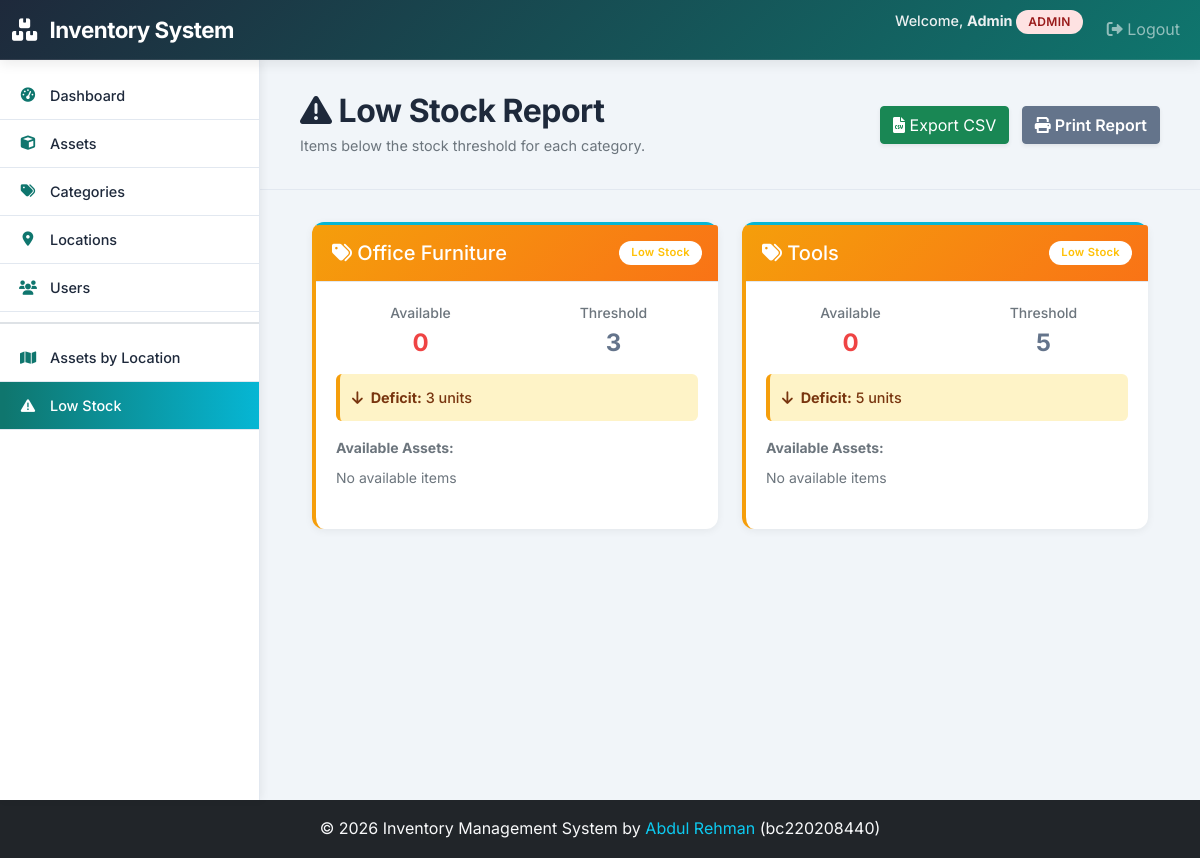
The page /reports/low-stock/ (signed in) on the database its author committed.
### assets/models.py (models this page shows, shortened)
class CustomUser(AbstractUser):
    ROLE_CHOICES = (
        ('ADMIN', 'Admin'),
        ('MANAGER', 'Manager'),
        ('VIEWER', 'Viewer'),
    )
    role = models.CharField(max_length=10, choices=ROLE_CHOICES, default='VIEWER')

class Category(models.Model):
    name = models.CharField(max_length=100, unique=True)
    description = models.TextField(blank=True, null=True)
    low_stock_threshold = models.IntegerField(default=5, help_text="Low stock alert threshold")
    created_at = models.DateTimeField(auto_now_add=True)
    updated_at = models.DateTimeField(auto_now=True)
    class Meta:
        ordering = ['name']
        verbose_name_plural = 'Categories'

### assets/views.py (the view)
# urls.py: path('reports/low-stock/', views.LowStockReportView.as_view(), name='report_low_stock'),
class LowStockReportView(LoginRequiredMixin, View):
    template_name = "assets/report_low_stock.html"
    def get(self, request):
        low_stock_data = []
        for category in Category.objects.all():
            available_assets = category.assets.filter(status="AVAILABLE")
            available_quantity = available_assets.aggregate(total=Sum("quantity"))["total"] or 0
            if available_quantity < category.low_stock_threshold:
                deficit = max(0, category.low_stock_threshold - available_quantity)
                low_stock_data.append({
                    "category": category,
                    "available": available_quantity,
                    "threshold": category.low_stock_threshold,
                    "deficit": deficit,
                    "assets": available_assets[:5],
                })
        context = {"low_stock_items": low_stock_data}
        return render(request, self.template_name, context)

### templates/assets/report_low_stock.html (shortened to what this page needs)
{% extends 'base.html' %}
{% block content %}
<div class="page-header">
    <div class="row align-items-center">
        <div class="col">
            <h2><i class="fas fa-exclamation-triangle"></i> Low Stock Report</h2>
            <p class="text-muted">Items below the stock threshold for each category.</p>
        </div>
        {% if low_stock_items %}
            <div class="col-auto">
                <a href="{% url 'export_low_stock' %}" class="btn btn-success shadow-sm me-2">
                    <i class="fas fa-file-csv"></i> Export CSV
                </a>
                <button onclick="window.print()" class="btn btn-secondary shadow-sm">
                    <i class="fas fa-print"></i> Print Report
                </button>
            </div>
        {% endif %}
    </div>
</div>
{% if low_stock_items %}
    <div class="row">
        {% for item in low_stock_items %}
            <div class="col-md-6 mb-4">
                <div class="card h-100" style="border-left: 4px solid {% if item.deficit > 0 %}#f59e0b{% else %}#10b981{% endif %};">
                    <div class="card-header" style="background: linear-gradient(135deg, {% if item.deficit > 0 %}#f59e0b 0%, #f97316{% else %}#10b981 0%, #059669{% endif %} 100%); color: white;">
                        <h5 class="mb-0">
                            <i class="fas fa-tags"></i> {{ item.category.name }}
                            {% if item.deficit == 0 %}
                                <span class="badge bg-white text-success float-end" style="font-size: 0.7rem;">In Stock</span>
                            {% else %}
                                <span class="badge bg-white text-warning float-end" style="font-size: 0.7rem;">Low Stock</span>
                            {% endif %}
                        </h5>
                    </div>
                    <div class="card-body">
                        <div class="row mb-3">
                            <div class="col-6 text-center">
                                <p class="text-muted small mb-1" style="font-weight: 500;">Available</p>
                                <h4 class="mb-0" style="color: {% if item.deficit > 0 %}#ef4444{% else %}#10b981{% endif %}; font-weight: 700;">{{ item.available }}</h4>
                            </div>
                            <div class="col-6 text-center">
                                <p class="text-muted small mb-1" style="font-weight: 500;">Threshold</p>
                                <h4 class="mb-0" style="color: #64748b; font-weight: 700;">{{ item.threshold }}</h4>
                            </div>
                        </div>
                        {% if item.deficit > 0 %}
                            <div class="alert" style="background-color: #fef3c7; border-left: 4px solid #f59e0b; color: #78350f; margin-bottom: 16px; padding: 12px; border-radius: 6px; font-size: 0.9rem;">
                                <i class="fas fa-arrow-down me-1"></i> <strong>Deficit:</strong> {{ item.deficit }} unit{{ item.deficit|pluralize }}
                            </div>
                        {% else %}
                            <div class="alert" style="background-color: #d1fae5; border-left: 4px solid #10b981; color: #065f46; margin-bottom: 16px; padding: 12px; border-radius: 6px; font-size: 0.9rem;">
                                <i class="fas fa-check-circle me-1"></i> <strong>Sufficient Stock</strong>
                            </div>
                        {% endif %}
                        <p class="text-muted small mb-2"><strong>Available Assets:</strong></p>
                        <ul class="list-unstyled small mb-0">
                            {% for asset in item.assets %}
                                <li class="mb-2 d-flex align-items-center justify-content-between" style="color: #475569;">
                                    <span><i class="fas fa-cube me-2" style="color: #0f766e;"></i> {{ asset.name }}</span>
                                    <code class="ms-2" style="background-color: #f1f5f9; padding: 2px 6px; border-radius: 4px; font-size: 0.75rem;">{{ asset.serial_number }}</code>
                                </li>
                            {% empty %}
                                <li class="text-muted italic">No available items</li>
                            {% endfor %}
                        </ul>
                    </div>
                </div>
            </div>
        {% endfor %}
    </div>
{% else %}
    <div class="alert" style="background-color: #d1fae5; border-left: 4px solid #10b981; color: #065f46;">
        <i class="fas fa-check-circle"></i> <strong>All categories are stocked!</strong>
        No items are below the stock threshold.
    </div>
{% endif %}
{% endblock %}

### templates/base.html (shortened to what this page needs)
<!DOCTYPE html>
<html lang="en">
<head>
    <link href="https://cdn.jsdelivr.net/npm/bootstrap@5.1.3/dist/css/bootstrap.min.css" rel="stylesheet">
    <link href="https://cdnjs.cloudflare.com/ajax/libs/font-awesome/6.0.0/css/all.min.css" rel="stylesheet">
</head>
<body>
    <nav class="navbar navbar-expand-lg navbar-dark fixed-top" style="z-index: 1050; height: 60px;">
        <div class="container-fluid">
            <a class="navbar-brand" href="{% url 'dashboard' %}">
                <i class="fas fa-boxes"></i> <span class="d-none d-sm-inline">Inventory System</span><span class="d-inline d-sm-none">IMS</span>
            </a>
            <div class="collapse navbar-collapse" id="navbarNav">
                <ul class="navbar-nav ms-auto">
                    {% if user.is_authenticated %}
                        <li class="nav-item">
                            <span class="navbar-text me-lg-3 d-block py-2 py-lg-0">
                                Welcome, <strong>{{ user.first_name|default:user.username }}</strong>
                                <span class="badge role-{{ user.role|lower }}">{{ user.role }}</span>
                            </span>
                        </li>
                        <li class="nav-item">
                            <a class="nav-link" href="{% url 'logout' %}">
                                <i class="fas fa-sign-out-alt"></i> Logout
                            </a>
                        </li>
                    {% else %}
                        <li class="nav-item">
                            <a class="nav-link" href="{% url 'login' %}">Login</a>
                        </li>
                    {% endif %}
                </ul>
            </div>
        </div>
    </nav>
    {% if user.is_authenticated %}
        <div class="sidebar" id="sidebar" style="height: calc(100vh - 60px);">
            <ul class="sidebar-menu">
                <li>
                    <a href="{% url 'dashboard' %}" {% if request.resolver_match.url_name == 'dashboard' %}class="active"{% endif %}>
                        <i class="fas fa-tachometer-alt"></i> Dashboard
                    </a>
                </li>
                <li>
                    <a href="{% url 'asset_list' %}" {% if 'asset' in request.resolver_match.url_name %}class="active"{% endif %}>
                        <i class="fas fa-cube"></i> Assets
                    </a>
                </li>
                <li>
                    <a href="{% url 'category_list' %}" {% if 'category' in request.resolver_match.url_name %}class="active"{% endif %}>
                        <i class="fas fa-tags"></i> Categories
                    </a>
                </li>
                <li>
                    <a href="{% url 'location_list' %}" {% if 'location' in request.resolver_match.url_name %}class="active"{% endif %}>
                        <i class="fas fa-map-marker-alt"></i> Locations
                    </a>
                </li>
                {% if user.role == 'ADMIN' %}
                    <li>
                        <a href="{% url 'user_list' %}" {% if 'user' in request.resolver_match.url_name %}class="active"{% endif %}>
                            <i class="fas fa-users"></i> Users
                        </a>
                    </li>
                {% endif %}
                <li style="border-bottom: 2px solid #dee2e6; margin: 10px 0;"></li>
                <li>
                    <a href="{% url 'report_assets_by_location' %}" {% if 'report_assets_by_location' in request.resolver_match.url_name %}class="active"{% endif %}>
                        <i class="fas fa-map"></i> Assets by Location
                    </a>
                </li>
                <li>
                    <a href="{% url 'report_low_stock' %}" {% if 'report_low_stock' in request.resolver_match.url_name %}class="active"{% endif %}>
                        <i class="fas fa-exclamation-triangle"></i> Low Stock
                    </a>
                </li>
            </ul>
        </div>
        <div class="main-content">
            {% block content %}{% endblock %}
        </div>
    {% else %}
        <div class="container" style="margin-top: 80px;">
        </div>
    {% endif %}
    <footer class="bg-dark text-light text-center py-3 mt-auto">
        <div class="container">
            <p class="mb-0">&copy; 2026 Inventory Management System by <a href="https://abdulrehmansarwar.vercel.app" class="text-info text-decoration-none" target="_blank">Abdul Rehman</a> (bc220208440)</p>
        </div>
    </footer>
</body>
</html>

### templates/base.html (style rules this page uses)
:root { --primary-color: #1e293b; --secondary-color: #0f766e; --accent-color: #06b6d4; --success-color: #10b981; --danger-color: #ef4444; --warning-color: #f59e0b; --bg-light: #f1f5f9; --card-bg: #ffffff; --border-color: #e2e8f0; }
* { font-family: 'Inter', sans-serif; }
body { font-family: 'Inter', sans-serif; background-color: var(--bg-light); color: var(--primary-color); line-height: 1.6; }
.navbar { background: linear-gradient(135deg, var(--primary-color) 0%, var(--secondary-color) 100%); box-shadow: 0 4px 12px rgba(0, 0, 0, 0.08); padding: 12px 0; border-bottom: 1px solid rgba(255, 255, 255, 0.1); }
.navbar-brand { font-weight: 700; font-size: 1.4rem; letter-spacing: -0.5px; color: white !important; }
.navbar-brand i { margin-right: 8px; }
.sidebar { background-color: var(--card-bg); height: calc(100vh - 60px); position: fixed; left: 0; top: 60px; width: 260px; overflow-y: auto; box-shadow: 2px 0 8px rgba(0, 0, 0, 0.06); z-index: 1020; border-right: 1px solid var(--border-color); }
.main-content { margin-left: 260px; margin-top: 60px; min-height: calc(100vh - 60px); background-color: var(--bg-light); overflow-x: hidden; position: relative; padding: 0 !important; display: flex; flex-direction: column; }
.sidebar-menu { list-style: none; padding: 12px 0; margin: 0; }
.sidebar-menu li { border-bottom: 1px solid var(--border-color); }
.sidebar-menu a { display: flex; align-items: center; gap: 12px; padding: 12px 18px; color: var(--primary-color); text-decoration: none; transition: all 0.25s ease; font-weight: 500; font-size: 0.9rem; }
.sidebar-menu a i { width: 20px; text-align: center; color: var(--secondary-color); }
.sidebar-menu a.active { background: linear-gradient(90deg, var(--secondary-color) 0%, var(--accent-color) 100%); color: white; border-left: 4px solid var(--secondary-color); padding-left: 14px; }
.sidebar-menu a.active i { color: white; }
.card { border: none; box-shadow: 0 2px 8px rgba(0, 0, 0, 0.06); border-radius: 12px; margin-bottom: 20px; transition: all 0.3s ease; background-color: var(--card-bg); border-top: 3px solid var(--accent-color); }
.card-header { background-color: transparent; border-bottom: 1px solid var(--border-color); padding: 16px; font-weight: 600; color: var(--primary-color); }
.card-body { padding: 20px; }
.btn-secondary { background-color: #64748b; border-color: #64748b; color: white; font-weight: 600; }
.badge { padding: 6px 12px; border-radius: 20px; font-weight: 600; font-size: 0.75rem; letter-spacing: 0.3px; }
.alert { border: none; border-left: 4px solid; border-radius: 8px; padding: 14px 16px; margin-bottom: 16px; font-weight: 500; }
.page-header { background-color: var(--bg-light); padding: 32px 40px; border-bottom: 1px solid var(--border-color); width: 100%; display: block; margin-bottom: 32px !important; flex-shrink: 0; }
.main-content > div:not(.page-header), .main-content > section, .main-content > form, .main-content > .alert, .main-content > .row, .main-content > .card { margin-left: 40px !important; margin-right: 40px !important; padding-left: 0 !important; padding-right: 0 !important; position: relative; }
.main-content > .row, .main-content > .card { width: calc(100% - 80px) !important; }
.row { margin-left: calc(var(--bs-gutter-x) * -.5); margin-right: calc(var(--bs-gutter-x) * -.5); }
.page-header h2 { font-weight: 700; color: var(--primary-color); margin-bottom: 4px; letter-spacing: -0.5px; }
.page-header p { color: #64748b; font-size: 0.9rem; margin: 0; }
.navbar-text { font-size: 0.9rem; color: #ecf0f1 !important; font-weight: 500; }
.role-admin { background-color: #fee2e2; color: #991b1b; }

### rows shown on the page
CustomUser: first_name "Admin", role "ADMIN"
Category: category.name "Office Furniture", available "0", threshold "3", deficit "3"
Category: category.name "Tools", available "0", threshold "5", deficit "5"
